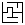

Python code for this plot:
import random
from PIL import Image, ImageDraw
from Cell import Cell


class Maze:
    def __init__(self, height, width):
        self.height = height
        self.width = width
        self.grid = []

    def get_grid(self):
        return self.grid

    def generate_maze_sidewinder(self):
        # start_cell - это значение, отслеживающее стартовую ячейку в коридоре и обеспечивает случайный верез наверх
        # когда мы вырезаем путь наверх, значение start_cell изменяется, это позволяет избегать петель
        for row in range(self.height):
            start_cell = 0
            new_line = []
            for c in range(self.width):
                new_line.append(Cell())
            self.grid.append(new_line)
            for col in range(self.width):
                if row > 0 and (col+1 == self.width or random.random() > 0.5):
                    cell = start_cell + random.randint(0, col - start_cell)
                    self.grid[row-1][cell].bot = self.grid[row][cell]
                    self.grid[row][cell].top = self.grid[row-1][cell]
                    start_cell = col + 1
                elif col+1 < self.width:
                    self.grid[row][col].right = self.grid[row][col+1]
                    self.grid[row][col+1].left = self.grid[row][col]

    # Инициализация для алгоритма Hunt and Kill
    def initialization_hunt_and_kill(self):
        for h in range(self.height):
            line = []
            for w in range(self.width):
                line.append(Cell())
            self.grid.append(line)

    # Выбор случайного направления
    def direction_choice(self, x, y):
        direction = []
        if y > 0 and self.grid[y - 1][x].is_visited == 0:
            direction.append(0)
        if y < self.height - 1 and self.grid[y + 1][x].is_visited == 0:
            direction.append(1)
        if x > 0 and self.grid[y][x - 1].is_visited == 0:
            direction.append(2)
        if x < self.width - 1 and self.grid[y][x + 1].is_visited == 0:
            direction.append(3)
        size = len(direction)
        if size > 0:
            return direction[random.randint(0, size - 1)]
        else:
            return None

    # Функция, осуществляющая вырезание проходов в случайном направлении
    def kill(self, x, y):
        cell = self.grid[y][x]
        diff = self.direction_choice(x, y)
        while diff is not None:
            cell.is_visited = 1
            if diff == 0:
                y -= 1
                cell.top = self.grid[y][x]
                self.grid[y][x].bot = cell
            elif diff == 1:
                y += 1
                cell.bot = self.grid[y][x]
                self.grid[y][x].top = cell
            elif diff == 2:
                x -= 1
                cell.left = self.grid[y][x]
                self.grid[y][x].right = cell
            else:
                x += 1
                cell.right = self.grid[y][x]
                self.grid[y][x].left = cell

            cell = self.grid[y][x]
            diff = self.direction_choice(x, y)
        cell.is_visited = 1

    # Функция, осуществляющая поиск непосещенной ячейки рядом с посященной
    def hunt(self):
        for row in range(self.height):
            for col in range(self.width):
                if self.grid[row][col].is_visited == 0:
                    if col > 0 and self.grid[row][col - 1].is_visited == 1:
                        self.grid[row][col].left = self.grid[row][col - 1]
                        self.grid[row][col - 1].right = self.grid[row][col]
                        return row, col
                    if row < self.height - 1 and self.grid[row + 1][col].is_visited == 1:
                        self.grid[row][col].bot = self.grid[row + 1][col]
                        self.grid[row + 1][col].top = self.grid[row][col]
                        return row, col
                    if col < self.width - 1 and self.grid[row][col + 1].is_visited == 1:
                        self.grid[row][col].right = self.grid[row][col + 1]
                        self.grid[row][col + 1].left = self.grid[row][col]
                        return row, col
                    if row > 0 and self.grid[row - 1][col].is_visited == 1:
                        self.grid[row][col].top = self.grid[row - 1][col]
                        self.grid[row - 1][col].bot = self.grid[row][col]
                        return row, col
        return None

    def generate_maze_hunt_and_kill(self):
        i = 0
        self.initialization_hunt_and_kill()
        fy = random.randint(0, self.height-1)
        fx = random.randint(0, self.width-1)
        self.kill(fx, fy)
        hunt = self.hunt()
        while hunt is not None:
            i += 1
            self.kill(hunt[1], hunt[0])
            hunt = self.hunt()

    # Функция, снимающая все посещения для того, чтобы можно было решить лабиринт, созданный алгоритмом Hunt and Kill
    def unvisit_all(self):
        for row in range(self.height):
            for col in range(self.width):
                self.grid[row][col].is_visited = 0

    # Функция для выбора следующего узла в solve
    def direction_choice_solve(self, cell):
        if cell.right is not None and cell.right.is_visited < 1:
            return cell.right
        if cell.bot is not None and cell.bot.is_visited < 1:
            return cell.bot
        if cell.left is not None and cell.left.is_visited < 1:
            return cell.left
        if cell.top is not None and cell.top.is_visited < 1:
            return cell.top
        return None

    # Функция, осуществляющая поиск выхода
    def solve(self):
        if self.grid[0][0].is_visited == 1:
            self.unvisit_all()
        stack = []
        s_cell = self.grid[0][0]
        f_cell = self.grid[self.height-1][self.width-1]
        curr_cell = s_cell
        while curr_cell != f_cell:
            curr_cell.is_visited += 1
            neb_cell = self.direction_choice_solve(curr_cell)
            if neb_cell is not None:
                stack.append(curr_cell)
                curr_cell = neb_cell
            elif len(stack) > 0:
                curr_cell.is_visited += 1
                curr_cell = stack.pop()
                curr_cell.is_visited -= 1
            else:
                return False
        curr_cell.is_visited += 1
        return curr_cell == f_cell

    # Функция-проверка, реализовання на основе solve, но проходащая через все клетки
    # Проверяет отсутствие закрытых областей и циклов, если все точки оказались посещены дважды, проверка прошла
    def check(self):
        if self.grid[0][0].is_visited == 1:
            self.unvisit_all()
        stack = []
        s_cell = self.grid[0][0]
        curr_cell = s_cell
        while True:
            curr_cell.is_visited += 1
            neb_cell = self.direction_choice_solve(curr_cell)
            if neb_cell is not None:
                stack.append(curr_cell)
                curr_cell = neb_cell
            elif len(stack) > 0:
                curr_cell.is_visited += 1
                curr_cell = stack.pop()
                curr_cell.is_visited -= 1
            else:
                break
        curr_cell.is_visited += 1
        for i in range(self.height):
            for j in range(self.width):
                if self.grid[i][j].is_visited != 2:
                    return False
        return True

    # Функция, создающая изображение лабиринта
    def draw_maze(self):
        height = self.height
        width = self.width
        image = Image.new('RGBA', (5 + width * 5, 5 + height * 5), (255, 255, 255, 255))
        draw = ImageDraw.Draw(image)
        sp = 2
        draw.line(((7, sp), (sp + width * 5, sp)), fill="black", width=1)
        draw.line(((sp, sp), (sp, sp + height * 5)), fill="black", width=1)
        for row in range(len(self.grid)):
            for col in range(len(self.grid[row])):
                cell = self.grid[row][col]
                if cell.right is not None and cell.bot is not None:
                    pass
                elif cell.right is not None:
                    draw.line(((sp + col * 5, sp + row * 5 + 5), (sp + col * 5 + 5, sp + row * 5 + 5)), fill="black",
                              width=1)
                elif cell.bot is not None:
                    draw.line(((sp + col * 5 + 5, sp + row * 5), (sp + col * 5 + 5, sp + row * 5 + 5)), fill="black",
                              width=1)
                else:
                    draw.line(((sp + col * 5, sp + row * 5 + 5), (sp + col * 5 + 5, sp + row * 5 + 5)), fill="black",
                              width=1)
                    draw.line(((sp + col * 5 + 5, sp + row * 5), (sp + col * 5 + 5, sp + row * 5 + 5)), fill="black",
                              width=1)

        draw.line(((sp + width * 5 - 4, sp + height * 5), (sp + width * 5 - 1, sp + height * 5)), fill="white", width=1)
        del draw
        image.save("Maze.png")

    # Отрисовка маршрута решения лабиринта функцией solve
    def solve_draw(self):
        try:
            image = Image.open("Maze.png")
            draw = ImageDraw.Draw(image)
            self.solve()
            for row in range(self.height):
                for col in range(self.width):
                    cell = self.grid[row][col]
                    if cell.is_visited == 1:
                        draw.point((2 + col * 5 + 2, 4 + row * 5), fill="blue")
                    # elif cell.is_visited == 2:
                        # draw.point((2 + col * 5 + 2, 4 + row * 5), fill="red")
            image.save("Solve_Maze.png")
        except FileNotFoundError:
            print("Лабиринт не создан")
